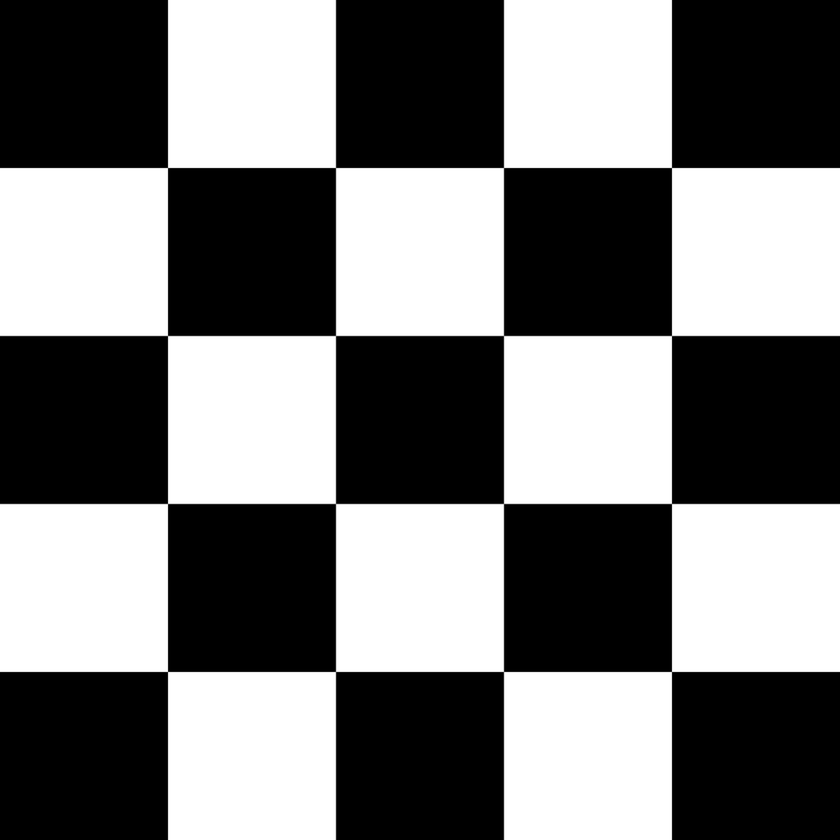
#> input picture Checkerboard.png, 840 x 840 px, shrunk from 1024 x 1024 before the run
$ jupyter execute checkerboard.ipynb
#> lines starting #> are read from the running program, lines starting #| are printed output that depends on the picture
[cell 1]
import numpy as np
import matplotlib.pyplot as plt
from PIL import Image

# **2.1**

[cell 2]
# Load and process checkerboard img
image_path = 'Checkerboard.png'
img = Image.open(image_path).convert('L')  # Convert to grayscale
#> img is the input picture: PIL image 840x840 L; min 0, max 255, mean 122.4
img_array = np.array(img)

if img is None:
    print("Error: img not found. Please check the file path.")

# Display the img
plt.imshow(img, cmap='gray')
plt.title("Original image(1024 x 1024)")
plt.axis('off')
plt.show()

# **2.2**

[cell 3]
hist, bins = np.histogram(img_array, bins=256, range=[0,256])
#> hist = 256 values, max 353632 at index 0, min 0 at index 5, mean 2756.2; bins = 257 values from 0 to 256
cpf = hist.cumsum()
#> cpf = 256 values from 353632 to 705600
cpf_normalized = cpf / cpf[-1]  # Normalize to [0,1]
#> cpf_normalized = 256 values from 0.501 to 1

# Plot histogram and CPF
plt.figure(figsize=(10, 5))

# Plot histogram
plt.subplot(1, 2, 1)
plt.plot(hist, color='blue')
plt.title('Histogram')
plt.xlabel('Pixel Intensity')
plt.ylabel('Frequency')

# Plot cumulative probability function (CPF)
plt.subplot(1, 2, 2)
plt.plot(cpf_normalized, color='red')
plt.title('Cumulative Probability Function (CPF)')
plt.xlabel('Pixel Intensity')
plt.ylabel('Cumulative Probability')
plt.ylim(0,1)

plt.tight_layout()
plt.show()
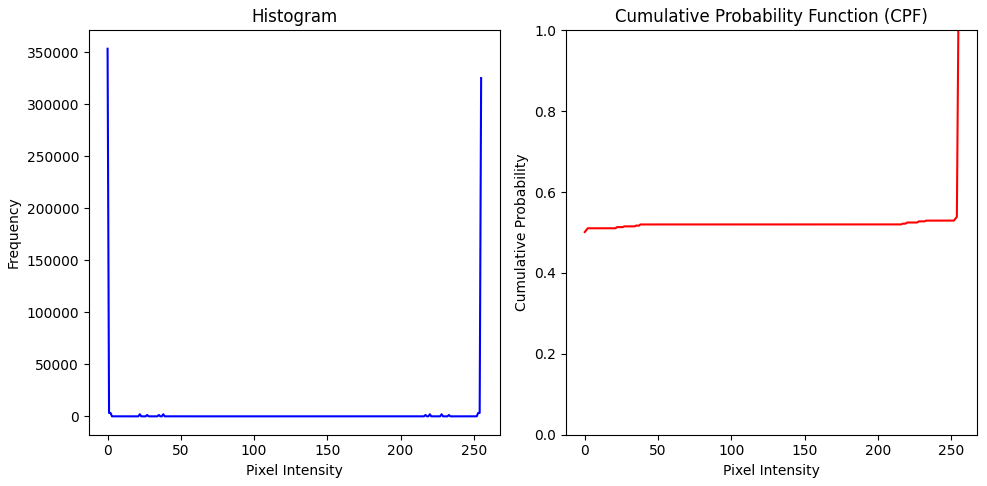
#> figure drawn by matplotlib, 2 panels; panel 1: curve peaks at x = 0, y = 353632; panel 2: curve peaks at x = 255, y = 1

# **2.3**

[cell 4]
# Create a Gaussian filter using NumPy
def gaussian_kernel(size, sigma=1):
    ax = np.linspace(-(size // 2), size // 2, size)
    X, Y = np.meshgrid(ax, ax)
    kernel = np.exp(-(X**2 + Y**2) / (2 * sigma**2))
    return kernel / np.sum(kernel)  # Normalize to ensure sum = 1

# Define filter size and standard deviation (sigma)
filter_size = 13  # 13x13 filter
sigma = 7  # Standard deviation for Gaussian
gaussian_kernel = gaussian_kernel(filter_size, sigma)

# Get image dimensions
height, width = img_array.shape
#> height = 840; width = 840

# Create output image
filtered_img = np.zeros_like(img_array, dtype=np.float64)

# Create padded image for edge handling
pad = filter_size // 2
padded_img = np.pad(img_array, ((pad, pad), (pad, pad)), mode='reflect')
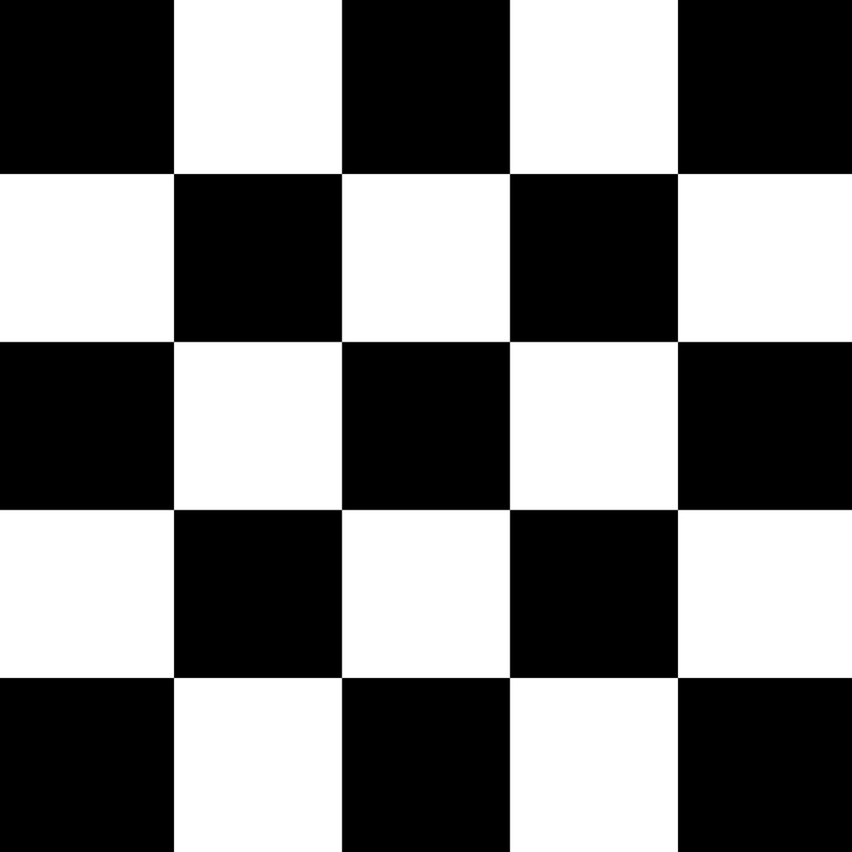
#> padded_img: shape (852, 852); min 0, max 255, mean 121.8

# Apply Gaussian filter using manual convolution
for i in range(height):
    for j in range(width):
        # Extract local region
        region = padded_img[i:i+filter_size, j:j+filter_size]
        # Apply Gaussian kernel
        filtered_img[i, j] = np.sum(region * gaussian_kernel)
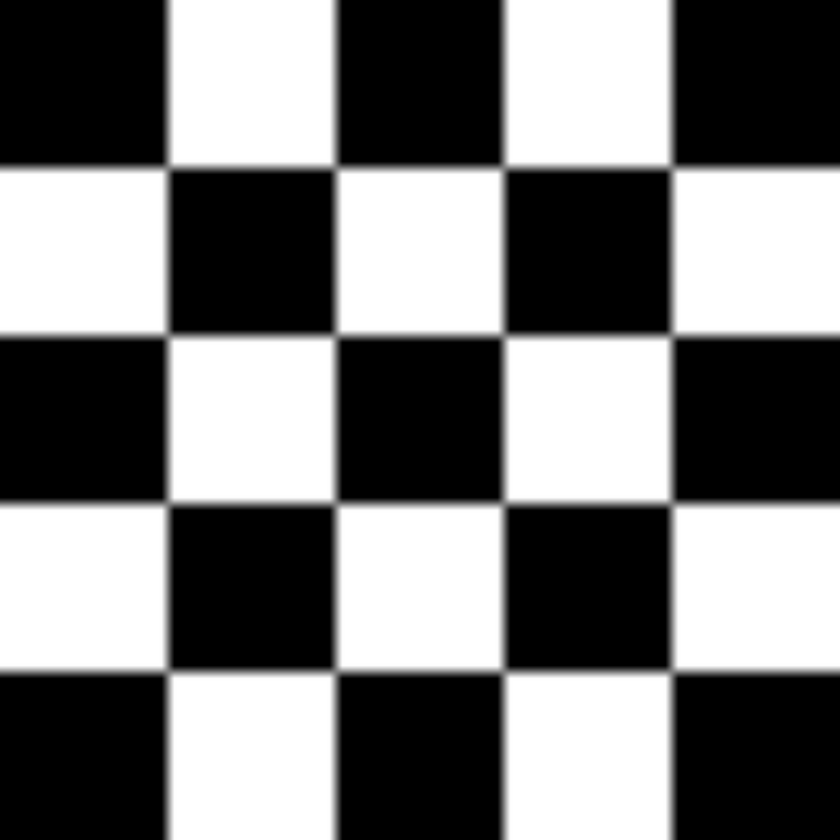
#> filtered_img: shape (840, 840) float64; min 0, max 255, mean 122.4

# Convert back to uint8 (valid image format)
filtered_img = np.clip(filtered_img, 0, 255).astype(np.uint8)

# Display original and filtered images
plt.figure(figsize=(10, 5))
plt.subplot(121)
plt.imshow(img_array, cmap='gray')
plt.title('Original Image')
plt.axis('off')

plt.subplot(122)
plt.imshow(filtered_img, cmap='gray')
plt.title('Gaussian Filtered Image')
plt.axis('off')
plt.tight_layout()
plt.show()

# **2.4**

Yes it is seperable because the equation for the gaussian filter for 2D is given by:
$w(i,j) = Ke^{\frac{x^2+y^2}{2\sigma^2}}$

This can be factored or broken down to be processed in 1D as

$w(i,j) = \sqrt{K}e^{\frac{x^2}{2\sigma^2}}.\sqrt{K}e^{\frac{y^2}{2\sigma^2}}$

Instead of applying a 2D convolution, you can apply two 1D convolutions (one along rows, one along columns), reducing the complexity from $(O(N^2)$ to $O(2N)$.The output remains identical to using the full 2D kernel.

# **2.5**

[cell 5]
# Compute FFT of the image
fft_img = np.fft.fft2(img_array)
fft_shifted = np.fft.fftshift(fft_img)  # Shift zero frequency to the center

# Compute magnitude spectrum for visualization
frequency_spectrum = np.log1p(np.abs(fft_shifted))  # Log scale for better visibility
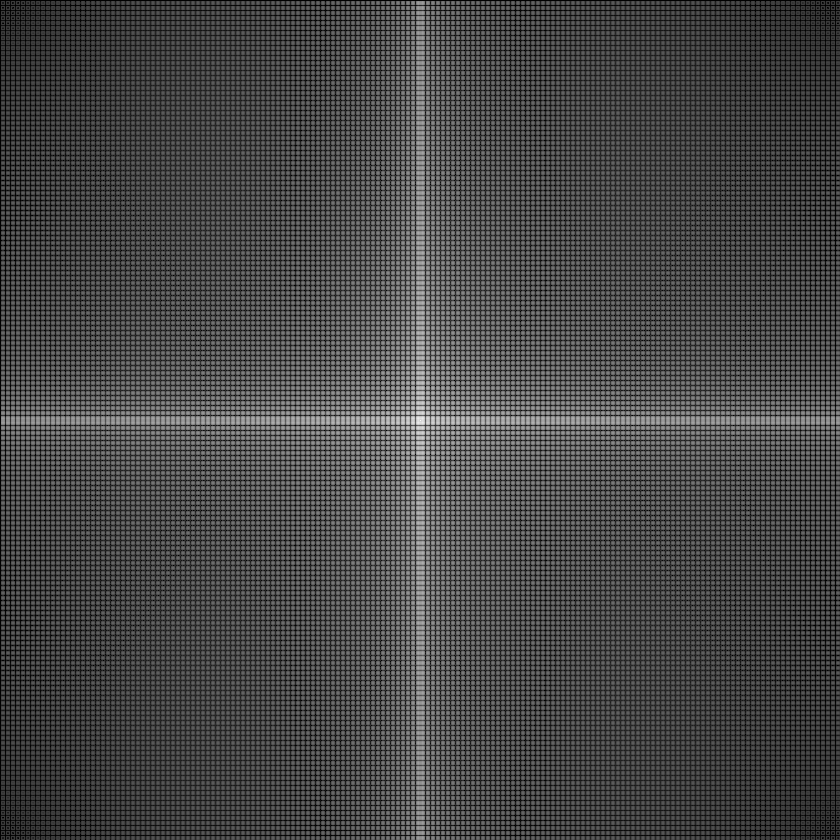
#> frequency_spectrum: shape (840, 840) float64; min 0, max 18.27, mean 5.15; drawn with min black and max white

# Create a low-pass filter (Gaussian or ideal circle filter)
height, width = img_array.shape
X, Y = np.meshgrid(np.arange(-width//2, width//2), np.arange(-height//2, height//2))
D = np.sqrt(X**2 + Y**2)  # Distance from the center
D0 = 5  # Cutoff frequency (adjustable)
low_pass_filter = np.exp(-(D**2) / (2 * (D0**2)))  # Gaussian low-pass filter

# Apply filter in frequency domain
filtered_fft = fft_shifted * low_pass_filter

# Inverse FFT to get back to spatial domain
ifft_shifted = np.fft.ifftshift(filtered_fft)  # Shift back
filtered_img = np.fft.ifft2(ifft_shifted).real  # Take the real part
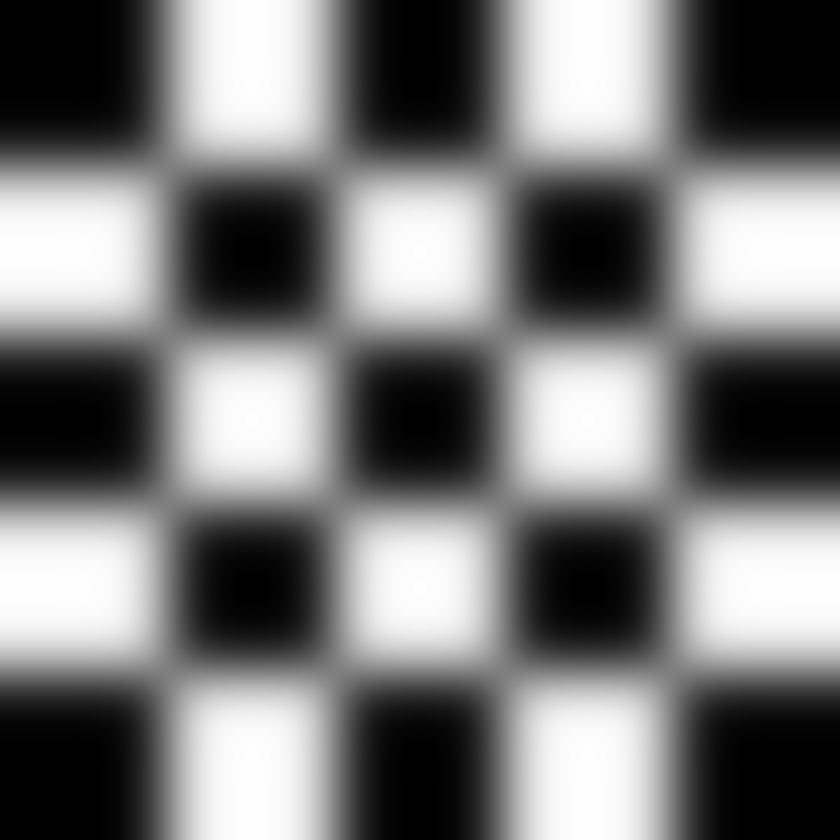
#> filtered_img: shape (840, 840) float64; min 1.7e-07, max 254.6, mean 122.4

# Display images
plt.figure(figsize=(15, 5))

# Original image
plt.subplot(131)
plt.imshow(img_array, cmap='gray')
plt.title('Original Image')
plt.axis('off')

# Frequency domain (magnitude spectrum)
plt.subplot(132)
plt.imshow(frequency_spectrum, cmap='gray')
plt.title('Frequancy Spectrum')
plt.axis('off')

# Low-pass filtered image
plt.subplot(133)
plt.imshow(filtered_img, cmap='gray')
plt.title('Low-pass Filtered (FFT)')
plt.axis('off')

plt.tight_layout()
plt.show()

# **2.6**

[cell 6]
# Compute and plot histogram separately
plt.hist(filtered_img.ravel(), bins=256, range=(0, 255), color='blue', alpha=0.7)
plt.title('Histogram of Filtered Image')
plt.xlabel('Pixel Intensity')
plt.ylabel('Frequency')
plt.show()
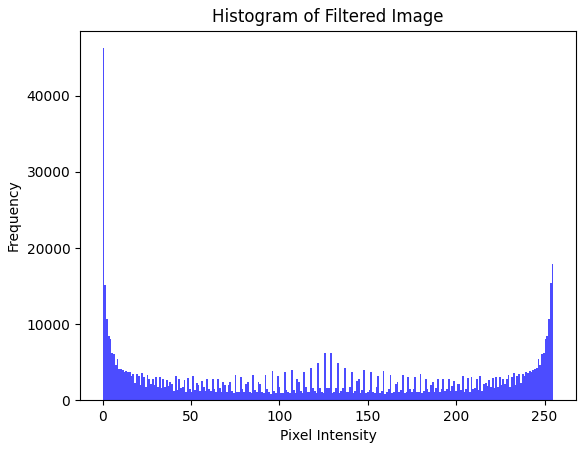
#> figure drawn by matplotlib, 1 panel; tallest bar 46264 high, from x = 0 to 0.996

# **2.7**

[cell 7]
# Load low-pass filtered image (ensure it is in grayscale uint8 format)
filtered_img = np.array(filtered_img, dtype=np.uint8)

# Compute histogram
hist, bins = np.histogram(filtered_img.flatten(), bins=256, range=[0, 255])
#> hist = 256 values, max 46784 at index 0, min 0 at index 255, mean 2756.2; bins = 257 values from 0 to 255

# Compute the cumulative distribution function (CDF)
cdf = hist.cumsum()
#> cdf = 256 values from 46784 to 705600
cdf_normalized = cdf / cdf.max()  # Normalize to range [0,1]
#> cdf_normalized = 256 values from 0.0663 to 1

# Map original intensities to equalized values
cdf_min = cdf[cdf > 0].min()  # Minimum nonzero value
#> cdf_min = 46784
cdf_scaled = (cdf - cdf_min) / (cdf.max() - cdf_min) * 255  # Scale to [0, 255]
#> cdf_scaled = 256 values from 0 to 255
equalized_img = np.interp(filtered_img.flatten(), bins[:-1], cdf_scaled).reshape(filtered_img.shape)
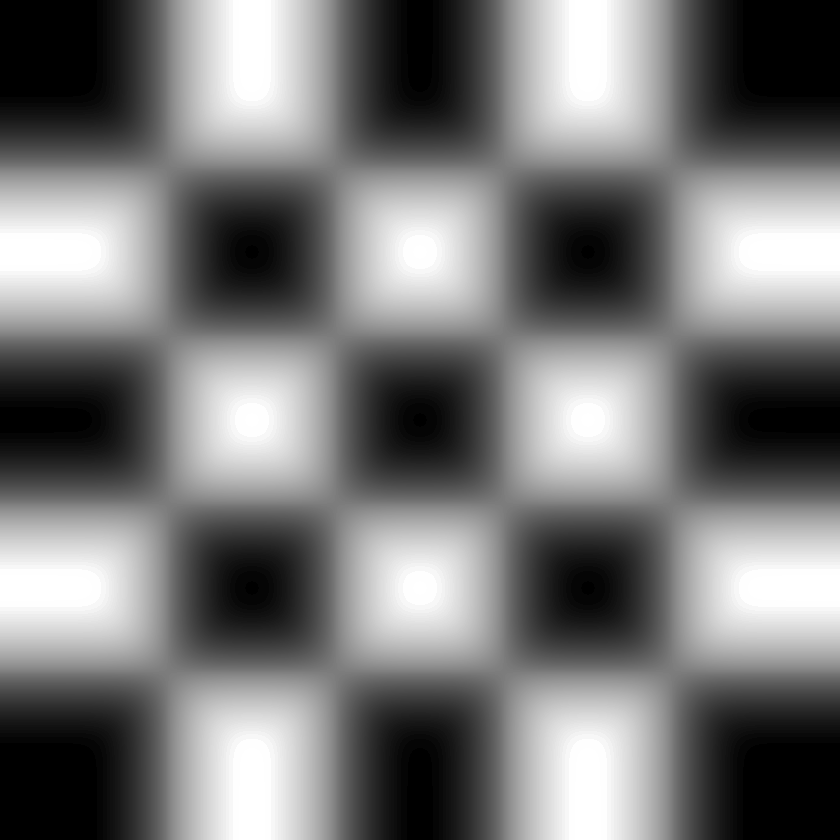
#> equalized_img: shape (840, 840) float64; min 0, max 255, mean 120.5
equalized_img = equalized_img.astype(np.uint8)  # Convert to uint8

# Display the transformed image
plt.imshow(equalized_img, cmap='gray')
plt.title('Equalized Image (Uniform Intensity)')
plt.axis('off')
plt.show()

[cell 8]
# Compute histogram
hist, bins = np.histogram(equalized_img.flatten(), bins=256, range=[0, 255])
#> hist = 256 values, max 46784 at index 0, min 0 at index 1, mean 2756.2
# Compute the cumulative distribution function (CDF)
cdf = hist.cumsum()
cdf_normalized = cdf / cdf.max()  # Normalize to [0, 1]

# Plot the CDF of the original filtered image
plt.plot(bins[:-1], cdf_normalized, color='red', linewidth=2)
plt.title('CDF of Low-pass Filtered Image')
plt.xlabel('Pixel Intensity')
plt.ylabel('Cumulative Probability')
plt.fill_between(range(len(cdf_normalized)), cdf_normalized, color='red', alpha=1)
plt.grid()
plt.show()
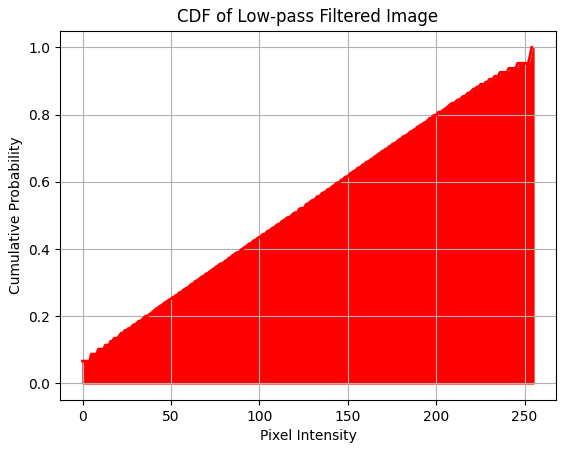
#> figure drawn by matplotlib, 1 panel; curve peaks at x = 254, y = 1
